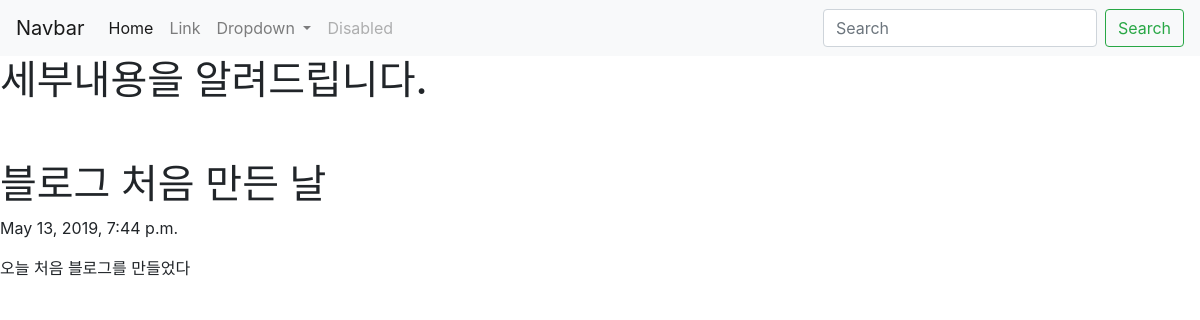
The page /blog/1 on the database its author committed.
### blog/models.py (models this page shows, shortened)
class Blog(models.Model):
    title = models.CharField(max_length = 200)
    pub_date = models.DateTimeField('date published')
    body = models.TextField()

### blog/views.py (the view)
# urls.py: path('blog/<int:blog_id>', blog.views.detail, name="detail"),
def detail(request, blog_id):
    details = get_object_or_404(Blog, pk=blog_id)
    return render(request, 'detail.html', {'details': details})

### blog/templates/detail.html (shortened to what this page needs)
<!DOCTYPE html>
<html lang="en">
<head>
    <link rel="stylesheet" href="https://stackpath.bootstrapcdn.com/bootstrap/4.3.1/css/bootstrap.min.css">
</head>
<body>
<nav class="navbar navbar-expand-lg navbar-light bg-light">
        <a class="navbar-brand" href="#">Navbar</a>
        <div class="collapse navbar-collapse" id="navbarSupportedContent">
            <ul class="navbar-nav mr-auto">
            <li class="nav-item active">
                <a class="nav-link" href="{%url 'home'%}">Home <span class="sr-only">(current)</span></a>
            </li>
            <li class="nav-item">
                <a class="nav-link" href="#">Link</a>
            </li>
                <li class="nav-item dropdown">
                <a class="nav-link dropdown-toggle" href="#" id="navbarDropdown" role="button" data-toggle="dropdown" aria-haspopup="true" aria-expanded="false">
                Dropdown
                </a>
            </li>
            <li class="nav-item">
                <a class="nav-link disabled" href="#" tabindex="-1" aria-disabled="true">Disabled</a>
            </li>
                </ul>
                <form class="form-inline my-2 my-lg-0">
                <input class="form-control mr-sm-2" type="search" placeholder="Search" aria-label="Search">
                <button class="btn btn-outline-success my-2 my-sm-0" type="submit">Search</button>
                </form>
            </div>
            </nav>
<h1>세부내용을 알려드립니다.</h1>
    <br><br>
    <h1>{{details.title}}</h1>
    <p>{{details.pub_date}}</p>
    <p>{{details.body}}</p>
</body>
</html>

### rows shown on the page
Blog: title "블로그 처음 만든 날", pub_date "May 13, 2019, 7:44 p.m.", body "오늘 처음 블로그를 만들었다"
